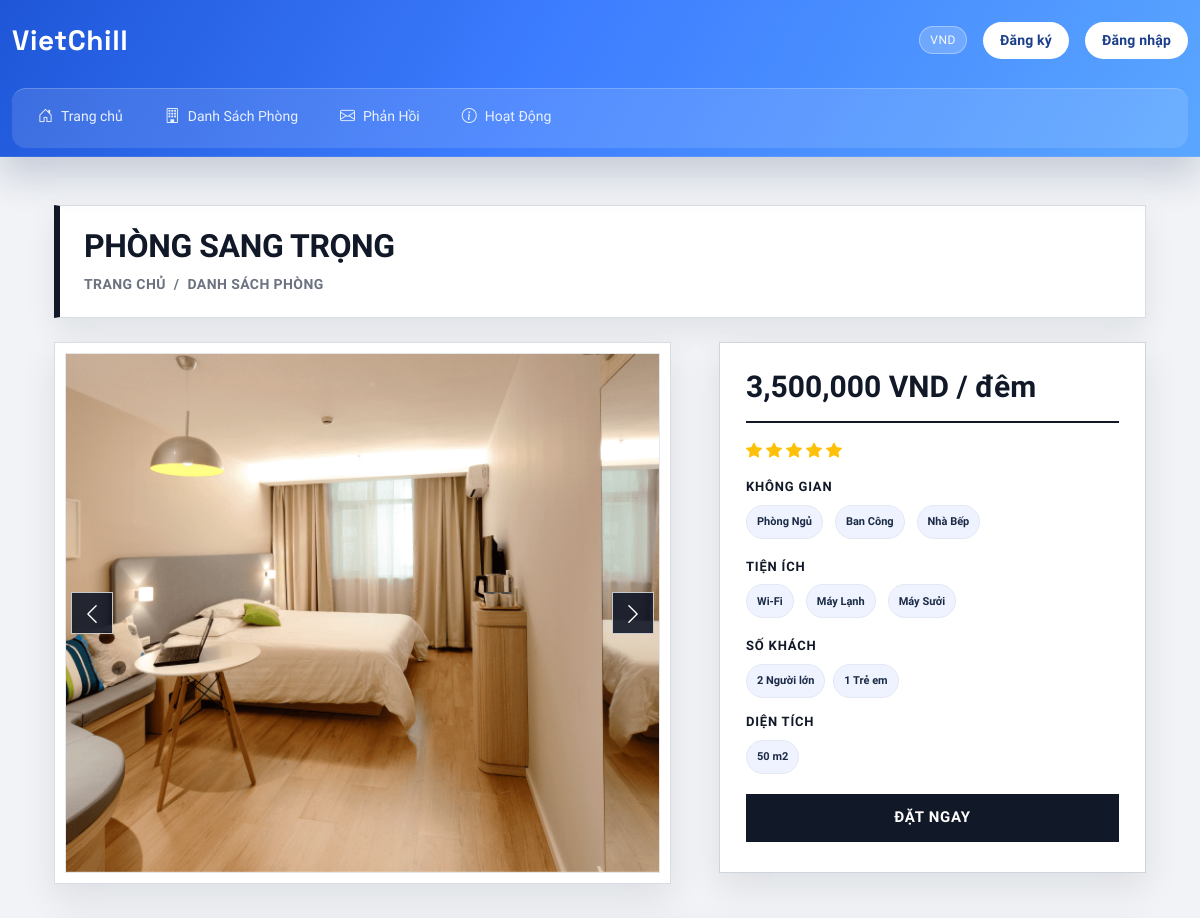
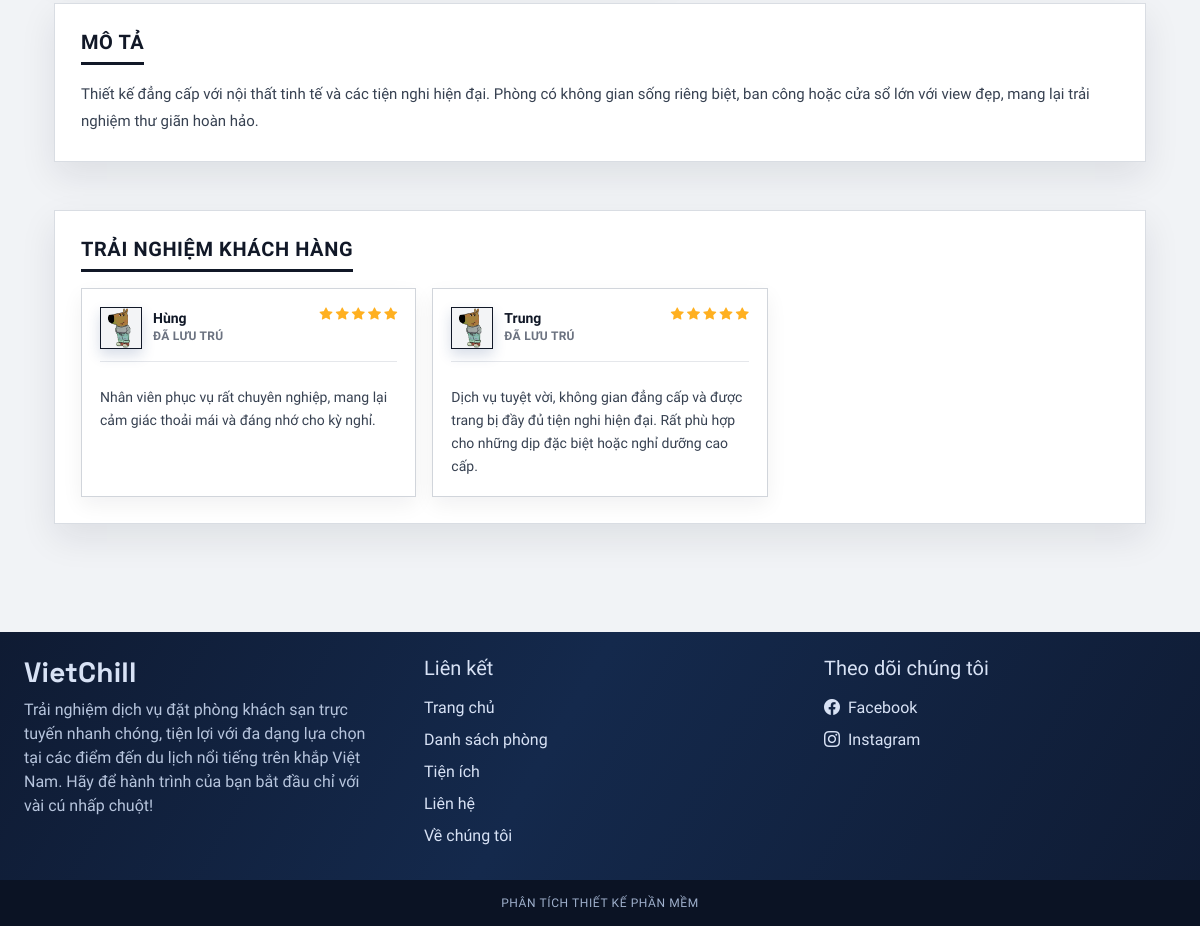
Page /room_details.php?id=5 on the committed database (2 pictures, top to bottom).
### tables this page shows
CREATE TABLE `settings` (
  `sr_no` int(11) NOT NULL,
  `site_title` varchar(50) NOT NULL,
  `site_about` varchar(250) NOT NULL,
  `referral_commission_default` decimal(5,2) NOT NULL DEFAULT 5.00,
  `shutdown` tinyint(1) NOT NULL
);

CREATE TABLE `rooms` (
  `id` int(11) NOT NULL,
  `name` varchar(150) NOT NULL,
  `area` int(11) NOT NULL,
  `price` int(11) NOT NULL,
  `quantity` int(11) NOT NULL,
  `adult` int(11) NOT NULL,
  `children` int(11) NOT NULL,
  `description` varchar(350) NOT NULL,
  `status` tinyint(4) NOT NULL DEFAULT 1,
  `removed` int(11) NOT NULL DEFAULT 0
);

CREATE TABLE `room_images` (
  `sr_no` int(11) NOT NULL,
  `room_id` int(11) NOT NULL,
  `image` varchar(150) NOT NULL,
  `thumb` tinyint(4) NOT NULL DEFAULT 0
);

CREATE TABLE `features` (
  `id` int(11) NOT NULL,
  `name` varchar(50) NOT NULL
);

CREATE TABLE `facilities` (
  `id` int(11) NOT NULL,
  `icon` varchar(100) NOT NULL,
  `name` varchar(50) NOT NULL,
  `description` varchar(250) NOT NULL
);

CREATE TABLE `rating_review` (
  `sr_no` int(11) NOT NULL,
  `booking_id` int(11) NOT NULL,
  `room_id` int(11) NOT NULL,
  `user_id` int(11) NOT NULL,
  `rating` int(11) NOT NULL,
  `review` varchar(200) NOT NULL,
  `seen` int(11) NOT NULL DEFAULT 0,
  `datentime` datetime NOT NULL DEFAULT current_timestamp()
);

CREATE TABLE `user_cred` (
  `id` int(11) NOT NULL,
  `name` varchar(100) NOT NULL,
  `email` varchar(150) NOT NULL,
  `address` varchar(120) NOT NULL,
  `phonenum` varchar(100) NOT NULL,
  `pincode` int(11) NOT NULL,
  `dob` date NOT NULL,
  `profile` varchar(100) NOT NULL DEFAULT 'chill-guy.png',
  `password` varchar(200) NOT NULL,
  `is_verified` int(11) NOT NULL DEFAULT 0,
  `token` varchar(200) DEFAULT NULL,
  `t_expire` date DEFAULT NULL,
  `status` int(11) NOT NULL DEFAULT 1,
  `datentime` datetime NOT NULL DEFAULT current_timestamp()
);

### admin/inc/db_config.php (called while the page is built, shortened)
<?php
  function select($sql, $values, $datatypes) {
    $con = $GLOBALS['con'];
    if($stmt = mysqli_prepare($con, $sql)){
      mysqli_stmt_bind_param($stmt, $datatypes, ...$values);
      if(mysqli_stmt_execute($stmt)){
        $res = mysqli_stmt_get_result($stmt);
        return $res;
      }
      else{
        mysqli_stmt_close($stmt);
        die("Query cannot be executed - Execute");
      }
    }
    else{
      die("Query cannot be executed - Select");
    }
  }
?>

### room_details.php (the view, shortened to what this page needs)
<!DOCTYPE html>
<html lang="en">
<head>
  <?php require('inc/links.php'); ?>
</head>
<body class="bg-light">
  <?php require('inc/header.php'); ?>
  <?php
  $data = filteration($_GET);
  $room_res = select("SELECT * FROM `rooms` WHERE `id`=? AND `status`=? AND `removed`=?", [$data['id'], 1, 0], 'iii');
  $room_data = mysqli_fetch_assoc($room_res);
  ?>
  <div class="container room-page-wrap">
    <div class="row">
      <div class="col-12 my-5 mb-4 px-4">
        <div class="room-title-block">
          <h2 class="fw-bold"><?php echo $room_data['name'] ?></h2>
          <div class="breadcrumb-mini">
            <a href="index.php" class="text-secondary text-decoration-none">Trang chủ</a>
            <span class="text-secondary">/</span>
            <a href="rooms.php" class="text-secondary text-decoration-none">Danh sách phòng</a>
          </div>
        </div>
      </div>
      <div class="col-lg-7 col-md-12 px-4">
        <div class="room-gallery-box">
          <div id="roomCarousel" class="carousel slide" data-bs-ride="carousel">
            <div class="carousel-inner">
              <?php
              $room_img = ROOMS_IMG_PATH . "thumbnail.jpg";
              $img_q = mysqli_query($con, "SELECT * FROM `room_images`
                WHERE `room_id`='$room_data[id]'");
              if (mysqli_num_rows($img_q) > 0) {
                $active_class = 'active';
                while ($img_res = mysqli_fetch_assoc($img_q)) {
                  echo "
                    <div class='carousel-item $active_class'>
                      <img src='" . ROOMS_IMG_PATH . $img_res['image'] . "' class='d-block w-100 rounded'>
                    </div>
                  ";
                  $active_class = '';
                }
              } else {
                echo "<div class='carousel-item active'>
                  <img src='$room_img' class='d-block w-100'>
                </div>";
              }
              ?>
            </div>
            <button class="carousel-control-prev" type="button" data-bs-target="#roomCarousel" data-bs-slide="prev">
              <span class="carousel-control-prev-icon" aria-hidden="true"></span>
            </button>
            <button class="carousel-control-next" type="button" data-bs-target="#roomCarousel" data-bs-slide="next">
              <span class="carousel-control-next-icon" aria-hidden="true"></span>
            </button>
          </div>
        </div>
      </div>
      <div class="col-lg-5 col-md-12 px-4">
        <div class="card mb-4 detail-card">
          <div class="card-body">
            <?php
            $room_price = number_format($room_data['price']);
            echo <<<price
                <h4>$room_price VND / đêm</h4>
              price;
            $rating_q = "SELECT AVG(rating) AS `avg_rating` FROM `rating_review`
                WHERE `room_id`='$room_data[id]' ORDER BY `sr_no` DESC LIMIT 20";
            $rating_res = mysqli_query($con, $rating_q);
            $rating_fetch = mysqli_fetch_assoc($rating_res);
            $rating_data = "";
            if ($rating_fetch['avg_rating'] != NULL) {
              for ($i = 0; $i < $rating_fetch['avg_rating']; $i++) {
                $rating_data .= "<i class='bi bi-star-fill text-warning'></i> ";
              }
            }
            echo <<<rating
                <div class="mb-3">
                  $rating_data
                </div>
              rating;
            $fea_q = mysqli_query($con, "SELECT f.name FROM `features` f
                INNER JOIN `room_features` rfea ON f.id = rfea.features_id
                WHERE rfea.room_id = '$room_data[id]'");
            $features_data = "";
            while ($fea_row = mysqli_fetch_assoc($fea_q)) {
              $features_data .= "<span class='tag-chip text-wrap me-1 mb-1'>
                    $fea_row[name]
                  </span>";
            }
            echo <<<features
                <div class="mb-3">
                  <h6 class="mb-1">Không gian</h6>
                  <div class="tags">
                    $features_data
                  </div>
                </div>
              features;
            $fac_q = mysqli_query($con, "SELECT f.name FROM `facilities` f
                INNER JOIN `room_facilities` rfac ON f.id = rfac.facilities_id
                WHERE rfac.room_id = '$room_data[id]'");
            $facilities_data = "";
            while ($fac_row = mysqli_fetch_assoc($fac_q)) {
              $facilities_data .= "<span class='tag-chip text-wrap me-1 mb-1'>
                    $fac_row[name]
                  </span>";
            }
            echo <<<facilities
                <div class="mb-3">
                  <h6 class="mb-1">Tiện ích</h6>
                  <div class="tags">
                    $facilities_data
                  </div>
                </div>
              facilities;
            echo <<<guests
                <div class="mb-3">
                  <h6 class="mb-1">Số khách</h6>
                  <div class="tags">
                    <span class="tag-chip text-wrap">
                      $room_data[adult] Người lớn
                    </span>
                    <span class="tag-chip text-wrap">
                      $room_data[children] Trẻ em
                    </span>
                  </div>
                </div>
              guests;
            echo <<<area
                <div class="mb-3">
                  <h6 class="mb-1">Diện tích</h6>
                  <div class="tags">
                    <span class='tag-chip text-wrap me-1 mb-1'>
                      $room_data[area] m2
                    </span>
                  </div>
                </div>
              area;
            if (!$settings_r['shutdown']) {
              $login = 0;
              echo <<<book
                  <button onclick='checkLoginToBook($login,$room_data[id])' class="btn w-100 text-white custom-bg shadow-none mb-1">Đặt ngay</button>
                book;
            }
            ?>
          </div>
        </div>
      </div>
      <div class="col-12 mt-4 px-4">
        <div class="description-box mb-5">
          <h5 class="section-title">Mô tả</h5>
          <p>
            <?php echo $room_data['description'] ?>
          </p>
        </div>
        <div class="reviews-box">
          <h5 class="section-title">Trải nghiệm khách hàng</h5>
          <div class="review-grid">
            <?php
            $review_q = "SELECT rr.*,uc.name AS uname, uc.profile, r.name AS rname FROM `rating_review` rr
                INNER JOIN `user_cred` uc ON rr.user_id = uc.id
                INNER JOIN `rooms` r ON rr.room_id = r.id
                WHERE rr.room_id = '$room_data[id]'
                ORDER BY `sr_no` DESC LIMIT 15";
            $review_res = mysqli_query($con, $review_q);
            $img_path = USERS_IMG_PATH;
            if (mysqli_num_rows($review_res) == 0) {
              echo "<div class='review-empty'>Chưa có đánh giá. Hãy là người đầu tiên chia sẻ trải nghiệm.</div>";
            } else {
              while ($row = mysqli_fetch_assoc($review_res)) {
                $stars = "<i class='bi bi-star-fill'></i>";
                for ($i = 1; $i < $row['rating']; $i++) {
                  $stars .= " <i class='bi bi-star-fill'></i>";
                }
                echo <<<reviews
                    <div class="review-card">
                      <div class="review-header">
                        <div class="review-user">
                          <img src="$img_path$row[profile]" class="review-avatar" loading="lazy" width="42" height="42">
                          <div>
                            <div class="review-name">$row[uname]</div>
                            <div class="review-subtitle">Đã lưu trú</div>
                          </div>
                        </div>
                        <div class="review-stars">$stars</div>
                      </div>
                      <p class="review-text">$row[review]</p>
                    </div>
                  reviews;
              }
            }
            ?>
          </div>
        </div>
      </div>
    </div>
  </div>
  <?php require('inc/footer.php'); ?>
</body>
</html>

### inc/header.php (shortened to what this page needs)
<nav id="nav-bar" class="custom-navbar text-white py-2 sticky-top">
  <div class="container-fluid">
    <div class="d-flex justify-content-between align-items-center top-bar">
      <div class="logo h-font">
        <?php echo $settings_r['site_title'] ?>
      </div>
      <div class="d-flex align-items-center gap-3">
        <span class="currency-pill">VND</span>
        <?php
        if (isset($_SESSION['login']) && $_SESSION['login'] == true) {
          $path = USERS_IMG_PATH;
          echo <<<data
          <div class="btn-group">
            <button class="btn user-btn dropdown-toggle" data-bs-toggle="dropdown">
              <img src="$path$_SESSION[uPic]" width="25" class="rounded-circle me-1">
              $_SESSION[uName]
            </button>
            <ul class="dropdown-menu dropdown-menu-end">
              <li><a class="dropdown-item" href="profile.php">Hồ sơ</a></li>
              <li><a class="dropdown-item" href="bookings.php">Lịch sử</a></li>
              <li><a class="dropdown-item" href="refunds.php">Rút tiền cọc</a></li>
              <li><a class="dropdown-item" href="referral.php">Hoa hồng</a></li>
              <li><a class="dropdown-item" href="logout.php">Đăng xuất</a></li>
            </ul>
          </div>
          data;
        } else {
          echo <<<data
          <button class="btn nav-btn" data-bs-toggle="modal" data-bs-target="#registerModal">Đăng ký</button>
          <button class="btn nav-btn" data-bs-toggle="modal" data-bs-target="#loginModal">Đăng nhập</button>
          data;
        }
        ?>
      </div>
    </div>
    <div class="nav-menu mt-3">
      <a href="index.php" class="menu-item <?= basename($_SERVER['PHP_SELF']) == 'index.php' ? 'active' : '' ?>">
        <i class="bi bi-house-door"></i> Trang chủ
      </a>
      <a href="rooms.php" class="menu-item <?= basename($_SERVER['PHP_SELF']) == 'rooms.php' ? 'active' : '' ?>">
        <i class="bi bi-building"></i> Danh Sách Phòng
      </a>
      <a href="contact.php" class="menu-item <?= basename($_SERVER['PHP_SELF']) == 'contact.php' ? 'active' : '' ?>">
        <i class="bi bi-envelope"></i> Phản Hồi
      </a>
      <a href="about.php" class="menu-item <?= basename($_SERVER['PHP_SELF']) == 'about.php' ? 'active' : '' ?>">
        <i class="bi bi-info-circle"></i> Hoạt Động
      </a>
    </div>
  </div>
</nav>

### inc/footer.php (shortened to what this page needs)
<footer class="site-footer mt-5">
  <div class="container-fluid footer-main">
    <div class="row">
      <div class="col-lg-4 p-4">
        <h3 class="h-font fw-bold fs-3 mb-2"><?php echo $settings_r['site_title'] ?></h3>
        <p class="footer-text">
          <?php echo $settings_r['site_about'] ?>
        </p>
      </div>
      <div class="col-lg-4 p-4">
        <h5 class="mb-3">Liên kết</h5>
        <a href="index.php" class="d-inline-block mb-2 footer-link">Trang chủ</a> <br>
        <a href="rooms.php" class="d-inline-block mb-2 footer-link">Danh sách phòng</a> <br>
        <a href="facilities.php" class="d-inline-block mb-2 footer-link">Tiện ích</a> <br>
        <a href="contact.php" class="d-inline-block mb-2 footer-link">Liên hệ</a> <br>
        <a href="about.php" class="d-inline-block mb-2 footer-link">Về chúng tôi</a>
      </div>
      <div class="col-lg-4 p-4">
        <h5 class="mb-3">Theo dõi chúng tôi</h5>
        <a href="<?php echo $contact_r['fb'] ?>" class="d-inline-block footer-link mb-2">
          <i class="bi bi-facebook me-1"></i> Facebook
        </a><br>
        <a href="<?php echo $contact_r['insta'] ?>" class="d-inline-block footer-link">
          <i class="bi bi-instagram me-1"></i> Instagram
        </a><br>
      </div>
    </div>
  </div>
  <div class="footer-bottom text-center">
    Phân tích thiết kế phần mềm
  </div>
</footer>

### rows in the picture
settings: site_title "VietChill", site_about "Trải nghiệm dịch vụ đặt phòng khách sạn trực tuyến nhanh chóng, tiện lợi với đa dạng lựa chọn tại các điểm đến du lịch nổi tiếng trên khắp Việt Nam. Hãy để hành trình của bạn bắt đầu chỉ với vài cú nhấp chuột!"
rooms: name "PHÒNG SANG TRỌNG", price "3,500,000", adult "2", children "1", area "50", description "Thiết kế đẳng cấp với nội thất tinh tế và các tiện nghi hiện đại. Phòng có không gian sống riêng biệt, ban công hoặc cửa sổ lớn với view đẹp, mang lại trải nghiệm thư giãn hoàn hảo."
room_images: image (picture)
features: name "Phòng Ngủ"
features: name "Ban Công"
features: name "Nhà Bếp"
facilities: name "Wi-Fi"
facilities: name "Máy Lạnh"
facilities: name "Máy Sưởi"
rating_review: user.profile (picture), user.name "Hùng", review "Nhân viên phục vụ rất chuyên nghiệp, mang lại cảm giác thoải mái và đáng nhớ cho kỳ nghỉ."
rating_review: user.profile (picture), user.name "Trung", review "Dịch vụ tuyệt vời, không gian đẳng cấp và được trang bị đầy đủ tiện nghi hiện đại. Rất phù hợp cho những dịp đặc biệt hoặc nghỉ dưỡng cao cấp."
